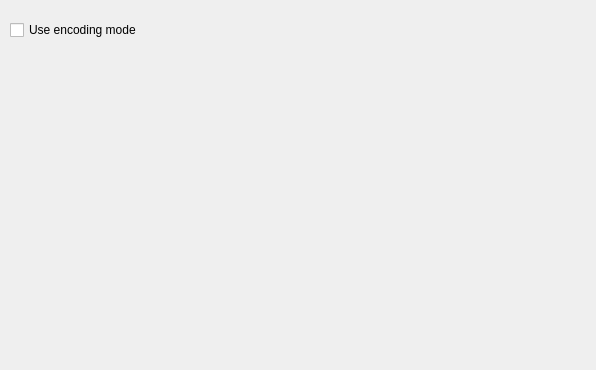
<ui version="4.0" >
 <class>TTCutSettingsEncoder</class>
 <widget class="QWidget" name="TTCutSettingsEncoder" >
  <property name="geometry" >
   <rect>
    <x>0</x>
    <y>0</y>
    <width>596</width>
    <height>370</height>
   </rect>
  </property>
  <property name="windowTitle" >
   <string>Form1</string>
  </property>
  <widget class="QCheckBox" name="cbEncodingMode" >
   <property name="geometry" >
    <rect>
     <x>10</x>
     <y>20</y>
     <width>200</width>
     <height>20</height>
    </rect>
   </property>
   <property name="text" >
    <string>Use encoding mode</string>
   </property>
  </widget>
 </widget>
 <resources>
  <include location="ttcutsettingsencoder.qrc" />
 </resources>
 <connections/>
</ui>
